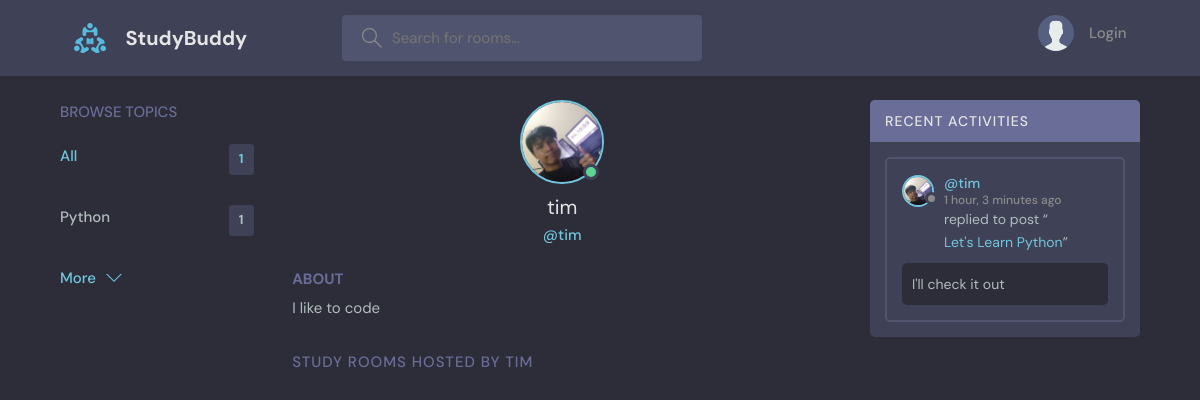
The app's page /profile/2/ with its own data.
### base/models.py (models this page shows, shortened)
class Topic(models.Model):
    name = models.CharField(max_length=200)

class User(AbstractUser):
    name = models.CharField(max_length=200, null=True)
    email = models.EmailField(unique=True, null=True)
    bio = models.TextField(null=True)
    avatar = models.ImageField(null=True, default="avatar.svg")
    USERNAME_FIELD = 'email'
    REQUIRED_FIELDS = []

class Message(models.Model):
    user = models.ForeignKey(User, on_delete=models.CASCADE)
    room = models.ForeignKey(Room, on_delete=models.CASCADE)
    body = models.TextField()
    updated = models.DateTimeField(auto_now=True)
    created = models.DateTimeField(auto_now_add=True)
    class Meta:
        ordering = ['-updated', '-created']

class Room(models.Model):
    host = models.ForeignKey(User, on_delete=models.SET_NULL, null=True)
    topic = models.ForeignKey(Topic, on_delete=models.SET_NULL, null=True)
    name = models.CharField(max_length=200)
    description = models.TextField(null=True, blank=True)
    participants = models.ManyToManyField(
        User, related_name='participants', blank=True)
    updated = models.DateTimeField(auto_now=True)
    created = models.DateTimeField(auto_now_add=True)
    class Meta:
        ordering = ['-updated', '-created']
    def __str__(self):
        return self.name

### base/views.py (the view)
# urls.py: path('profile/<str:pk>/', views.userProfile, name='user-profile'),
def userProfile(request, pk):
    user = User.objects.get(id=pk)
    rooms = user.room_set.all()
    room_messages = user.message_set.all()
    topics = Topic.objects.all()
    context = {'user': user, 'rooms': rooms,
               'room_messages': room_messages, 'topics': topics}
    return render(request, 'base/profile.html', context)

### base/templates/base/profile.html (shortened to what this page needs)
{% extends 'main.html' %} {% block content %}
  <main class="profile-page layout layout--3">
    <div class="container">
      {% include 'base/topics_components.html' %}
      <div class="roomList">
        <div class="profile">
          <div class="profile__avatar">
            <div class="avatar avatar--large active">
              <img src="{{user.avatar.url}}" />
            </div>
          </div>
          <div class="profile__info">
            <h3>{{user.username}}</h3>
            <p>@{{user.username}}</p>
          </div>
          <div class="profile__about">
            <h3>About</h3>
            <p>
              {{user.bio}}
            </p>
          </div>
        </div>
        <div class="roomList__header">
          <div>
            <h2>Study Rooms Hosted by {{user.username}}</a>
            </h2>
          </div>
        </div>
      </div>
      {% include 'base/activity_component.html' %}
    </div>
  </main>
  {% endblock content %}

### templates/main.html (shortened to what this page needs)
<!DOCTYPE html>
{% load static %}
<html lang="en">
	<head>
		<link rel="stylesheet" href="{% static 'styles/style.css' %}" />
	</head>
	<body>
		{% include 'navbar.html' %}  {% block content %} {% endblock %}
	</body>
</html>

### templates/navbar.html (shortened to what this page needs)
{% load static %}
<header class="header header--loggedIn">
	<div class="container">
		<a href="{% url 'home' %}" class="header__logo">
			<img src="{% static 'images/logo.svg' %}" />
			<h1>StudyBuddy</h1>
		</a>
		<form class="header__search" method="GET" action="{% url 'home' %}">
			<label>
				<input name="q" placeholder="Search for rooms..." />
			</label>
		</form>
		<nav class="header__menu">
			{% if request.user.is_authenticated %}
			<div class="header__user">
				<a href="{% url 'user-profile' user.id %}">
					<div class="avatar avatar--medium active">
						<img src="{{request.user.avatar.url}}" />
					</div>
					<p>
						{{request.user.username}} <span>@{{request.user}}</span>
					</p>
				</a>
				<button class="dropdown-button">
					<svg
						version="1.1"
						xmlns="http://www.w3.org/2000/svg"
						width="32"
						height="32"
						viewBox="0 0 32 32"
					>
						<title>chevron-down</title>
						<path
							d="M16 21l-13-13h-3l16 16 16-16h-3l-13 13z"
						></path>
					</svg>
				</button>
			</div>
			{% else %}
			<a href="{% url 'login' %}">
				<img src="{% static 'images/avatar.svg' %}" />
				<p>Login</p>
			</a>
			{% endif %}
		</nav>
	</div>
</header>

### base/templates/base/topics_components.html
<div class="topics">
	<div class="topics__header">
		<h2>Browse Topics</h2>
	</div>
	<ul class="topics__list">
		<li>
			<a href="{% url 'home' %}" class="active"
				>All <span>{{topics.count}}</span></a
			>
		</li>
		{% for topic in topics %}
		<li>
			<a href="{% url 'home' %}?q={{topic.name}}"
				>{{topic.name}} <span>{{topic.room_set.all.count}}</span></a
			>
		</li>
		{% endfor %}
	</ul>
	<a class="btn btn--link" href="{% url 'topics' %}">
		More
		<svg
			version="1.1"
			xmlns="http://www.w3.org/2000/svg"
			width="32"
			height="32"
			viewBox="0 0 32 32"
		>
			<title>chevron-down</title>
			<path d="M16 21l-13-13h-3l16 16 16-16h-3l-13 13z"></path>
		</svg>
	</a>
</div>

### base/templates/base/activity_component.html (shortened to what this page needs)
<div class="activities">
	<div class="activities__header">
		<h2>Recent Activities</h2>
	</div>
	{% for message in room_messages %}
	<div class="activities__box">
		<div class="activities__boxHeader roomListRoom__header">
			<a
				href="{% url 'user-profile' message.user.id %}"
				class="roomListRoom__author"
			>
				<div class="avatar avatar--small">
					<img src="{{message.user.avatar.url}}" />
				</div>
				<p>
					@{{message.user.username}}
					<span>{{message.created|timesince}} ago</span>
				</p>
			</a>
		</div>
		<div class="activities__boxContent">
			<p>
				replied to post “<a href="{% url 'room' message.room.id %}"
					>{{message.room}}</a
				>”
			</p>
			<div class="activities__boxRoomContent">{{message.body}}</div>
		</div>
	</div>
	{% endfor %}
</div>

### records on screen
Topic: name "Python", room_set.all.count "1"
User: avatar (picture), username "tim", bio "I like to code", username "TIM"
Message: user.avatar (picture), user.username "tim", created "1 hour, 3 minutes", room "Let's Learn Python", body "I'll check it out"

### other values on screen
{{ topics.count }} "1"
